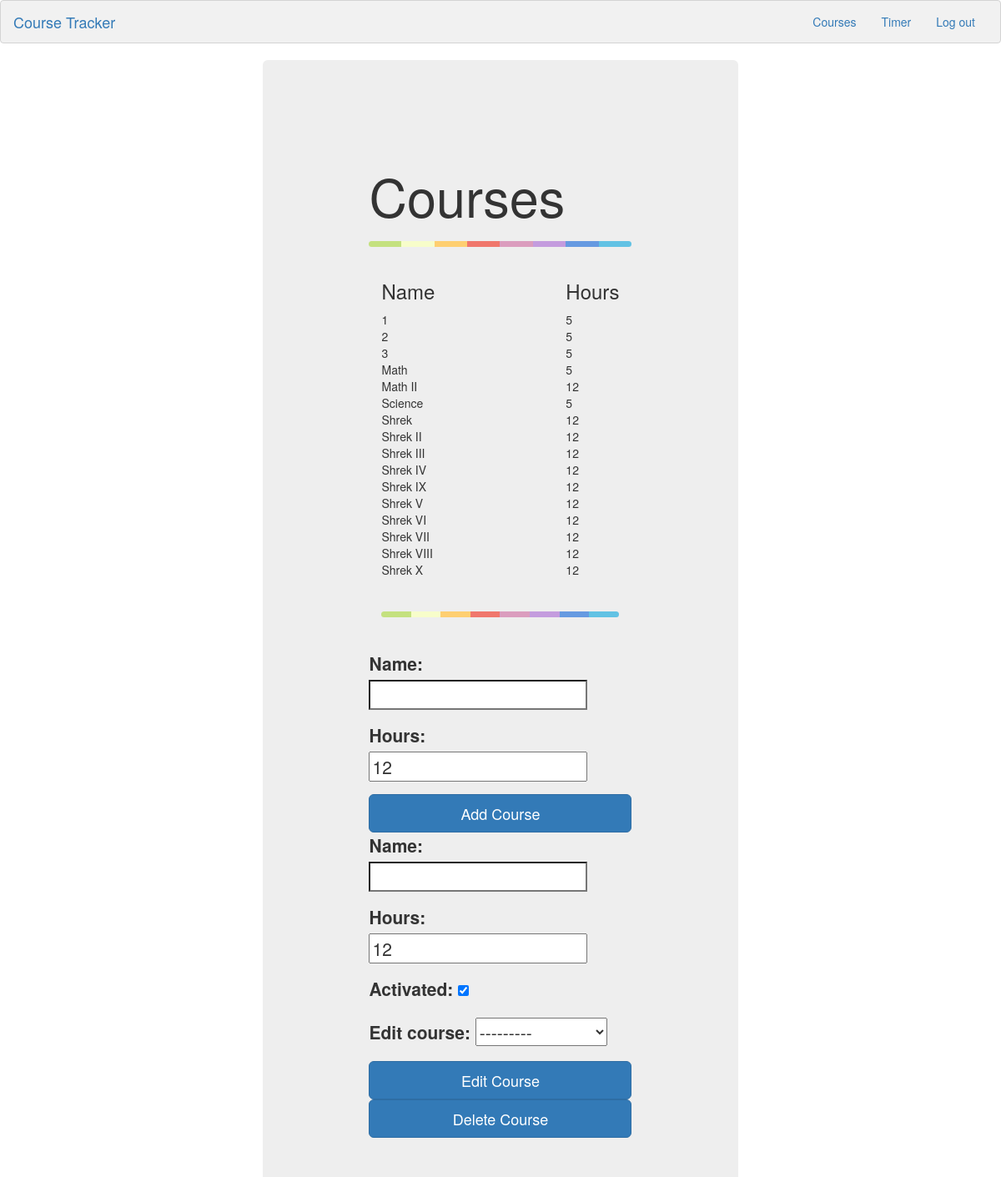
The app's page /courses/ (signed in), older data.
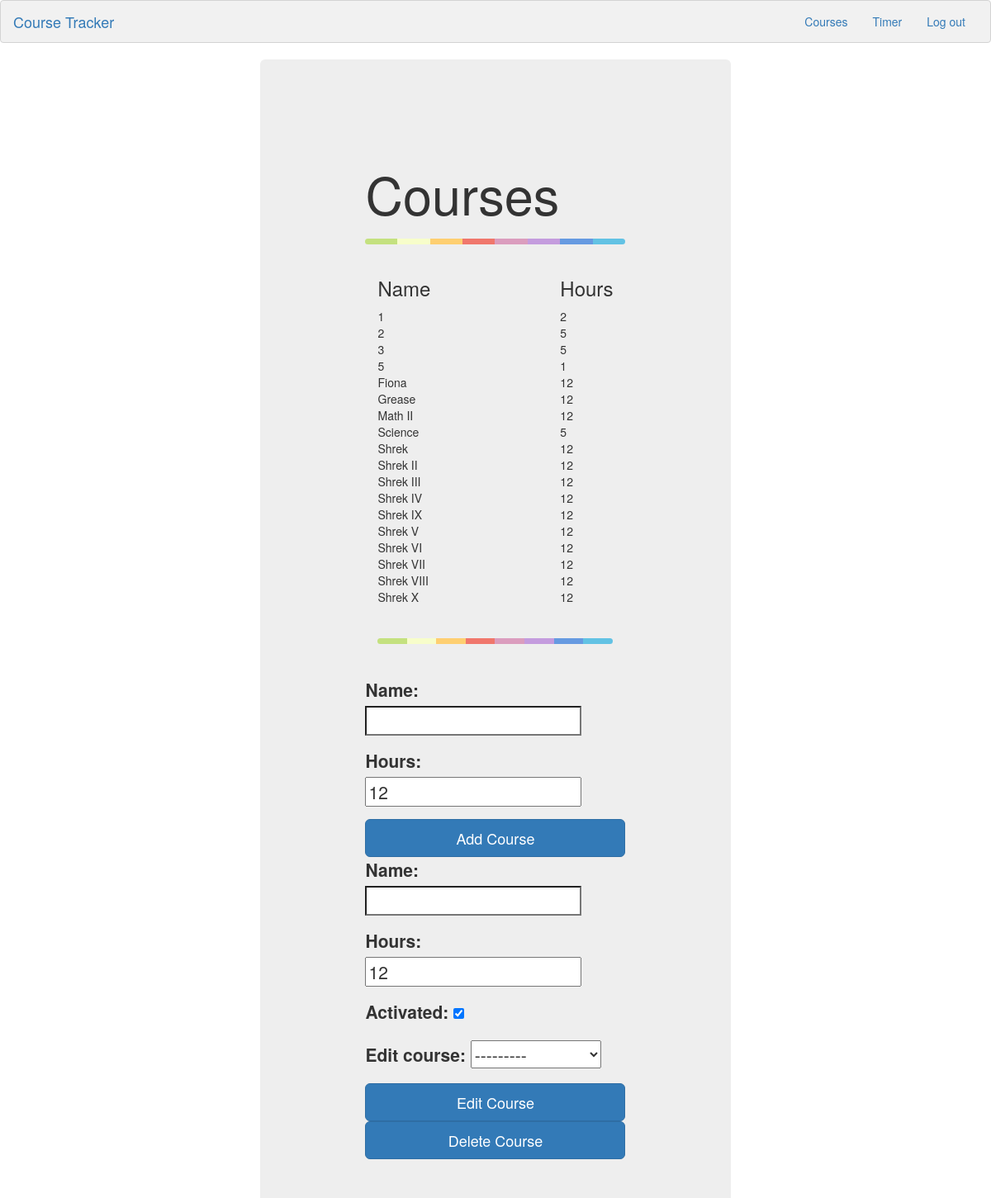
The same page, newer data.
### courses/models.py (models this page shows)
class Course(models.Model):
    name = models.CharField(max_length=50)
    hours = models.PositiveSmallIntegerField(default=12)
    user = models.ForeignKey(to=User)
    activated = models.BooleanField(default=True)  # whether course is available in timer's course selection
    def __str__(self):
        return '{} ({})'.format(self.name, self.hours)

### courses/views.py (the view)
@login_required
def index(request):
    courses = Course.objects.filter(user=request.user).order_by('name')  # only show this user's data
    if request.method == 'POST':
        form = CourseForm(request.POST) if 'create' in request.POST else EditCourseForm(request.POST)
        if form.is_valid(request.user):
            if 'delete' in request.POST:
                form.delete()
            else:
                form.save(request.user, commit=True)
            return redirect('/')
        else:
            return render(request, 'courses/index.html',
                          {'courses': courses,
                           'create_form': form if 'create' in request.POST else CourseForm(request.POST),
                           'edit_form': form if 'edit' in request.POST else EditCourseForm(request.POST)})
    else:
        edit_form = EditCourseForm()
        edit_form.fields['edit_course'].queryset = Course.objects.filter(user=request.user).order_by('name')
        return render(request, 'courses/index.html', {'courses': courses, 'create_form': CourseForm(),
                                                      'edit_form': edit_form})

### courses/forms.py (shortened to what this page needs)
class CourseForm(forms.ModelForm):
    class Meta:
        model = Course
        fields = ('name', 'hours', )
        exclude = ('activated', 'user', )  # we don't want to show them all users in the database

class EditCourseForm(forms.ModelForm):
    edit_course = forms.ModelChoiceField(queryset=Course.objects.all())  # expand in the view
    class Meta:
        model = Course
        fields = ('name', 'hours', 'activated')
        exclude = ('user', )  # we don't want to show them all users in the database

### courses/templates/courses/index.html (shortened to what this page needs)
{% extends 'base.html' %}
{% load static %}
{% block head %}
<link rel="stylesheet" href="{% static 'accounts/style.css' %}" type = "text/css">
{% endblock %}
{% block body %}
	<section class="container-fluid">
		<div class="row">
			<div class="col-sm-6 col-sm-push-3">
				<div class="jumbotron">
					<section class="container-fluid">
						<div class="row">
							<div class="col-sm-10 col-sm-push-1">
								<div class = "container" >
									<div class = "wrapper">
										<h1>Courses</h1>
											<hr class="colorgraph">
											<div class="col-sm-12 col-sm-push--1">
												<table>
													<thead>
													<tr>
														<th class="header" width="80%"><h3>Name</h3></th>
														<th class="header"><h3>Hours</h3></th>
													</tr>
													</thead>
													{% for course in courses %}
														<tr>
															<td>{{course.name}}</td>
															<td>{{course.hours}}</td>
														</tr>
													{% endfor %}
												</table>
											<br><hr class="colorgraph" width="100%"><br>
											</div>
										<form method='post'>
											{{ create_form.as_p }}
											<center><button class="btn btn-lg btn-primary btn-block" name="create" type="Submit">Add Course</button></center>
										</form>
                                        <form method="post">
                                            {{ edit_form.as_p }}
											<center><button class="btn btn-lg btn-primary btn-block" name="edit" type="Submit">Edit Course</button></center>
											<center><button class="btn btn-lg btn-primary btn-block" name="delete" type="Submit">Delete Course</button></center>
                                        </form>
									</div>
								</div>
							</div>
						</div>
					</section>
				</div>
			</div>
		</div>
	</section>
{% endblock %}

### accounts/templates/base.html (shortened to what this page needs)
<!DOCTYPE html>
<html>
  <head>
    <link rel="stylesheet" href="https://maxcdn.bootstrapcdn.com/bootstrap/3.3.7/css/bootstrap.min.css">
    {% block head %}{% endblock %}
  </head>
  <body>
  <nav class="navbar navbar" style="background-color: #f1f1f1;border:1px solid #d3d3d3">
  <div class="container-fluid">
    <div class="navbar-header">
      <a class="navbar-brand" href="#">Course Tracker</a>
    </div>
    <div class="collapse navbar-collapse" id="myNavbar">
      <ul class="nav navbar-nav navbar-right">
        {% if not user.is_authenticated %}
          <li><a href="/accounts/login">Log in</a></li>
          <li><a href="/accounts/signup"><span class="glyphicon glyphicon-user"></span> Sign Up </a></li>
        {% else %}
            <li><a href="/courses">Courses</a></li>
            <li><a href="/timer">Timer</a></li>
            <li><a href="/accounts/logout">Log out</a></li>
        {% endif %}
      </ul>
    </div>
  </div>
</nav>
     {% block body %}
     {% endblock %}
  </body>
</html>

### accounts/static/accounts/style.css (style rules this page uses)
.wrapper { margin-top: 80px; margin-bottom: 20px; }
input[type="text"] { margin-bottom: 0px; border-bottom-left-radius: 0; border-bottom-right-radius: 0; }
.colorgraph { height: 7px; border-top: 0; background: #c4e17f; border-radius: 5px; background-image: -webkit-linear-gradient(left, #c4e17f, #c4e17f 12.5%, #f7fdca 12.5%, #f7fdca 25%, #fecf71 25%, #fecf71 37.5%, #f0776c 37.5%, #f0776c 50%, #db9dbe 50%, #db9dbe 62.5%, #c49cde 62.5%, #c49cde 75%, #669ae1 75%, #669ae1 87.5%, #62c2e4 87.5%, #62c2e4); background-image: -moz-linear-gradient(left, #c4e17f, #c4e17f 12.5%, #f7fdca 12.5%, #f7fdca 25%, #fecf71 25%, #fecf71 37.5%, #f0776c 37.5%, #f0776c 50%, #db9dbe 50%, #db9dbe 62.5%, #c49cde 62.5%, #c49cde 75%, #669ae1 75%, #669ae1 87.5%, #62c2e4 87.5%, #62c2e4); background-image: -o-linear-gradient(left, #c4e17f, #c4e17f 12.5%, #f7fdca 12.5%, #f7fdca 25%, #fecf71 25%, #fecf71 37.5%, #f0776c 37.5%, #f0776c 50%, #db9dbe 50%, #db9dbe 62.5%, #c49cde 62.5%, #c49cde 75%, #669ae1 75%, #669ae1 87.5%, #62c2e4 87.5%, #62c2e4); background-image: linear-gradient(to right, #c4e17f, #c4e17f 12.5%, #f7fdca 12.5%, #f7fdca 25%, #fecf71 25%, #fecf71 37.5%, #f0776c 37.5%, #f0776c 50%, #db9dbe 50%, #db9dbe 62.5%, #c49cde 62.5%, #c49cde 75%, #669ae1 75%, #669ae1 87.5%, #62c2e4 87.5%, #62c2e4); }

### accounts/templates/base.html (style rules this page uses)
body { background-image: url("https://ak9.picdn.net/shutterstock/videos/15905119/thumb/1.jpg"); }

Row changes from the older to the newer data that the page shows:
removed Course: name "Math", hours "5"
changed Course (number 1 of 18 on the later page): hours "5" → "2"
added Course: name "5", hours "1"
added Course: name "Fiona", hours "12"
added Course: name "Grease", hours "12"
